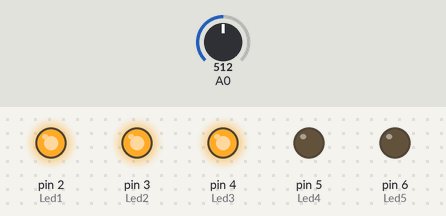
Bench run of a sketch on a simulated Arduino Uno, built with avr-gcc and run on an emulated ATmega328P. Parts: output pins drawn as LEDs (lit = HIGH). The inputs (shaded band) are chosen by the test bench; at power-on: A0 = 512. What the sketch prints to the serial monitor is not drawn.

Above: at 1.2 s.
1.3 s: A0 set to 0
At 1.9 s:
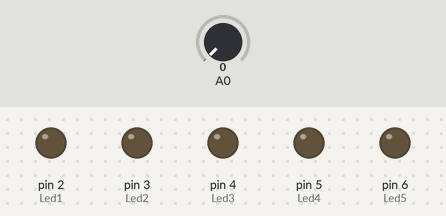
2.8 s: A0 set to 160
At 3.1 s:
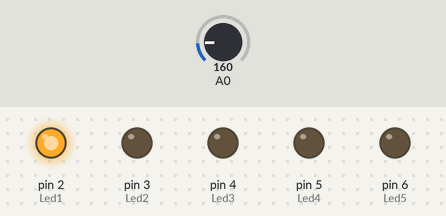
4.3 s: A0 set to 306
At 5.3 s:
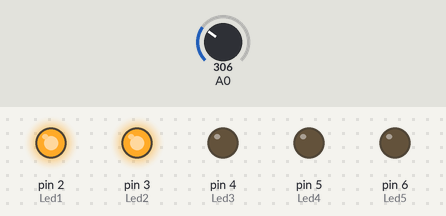
5.8 s: A0 set to 610
At 6.4 s:
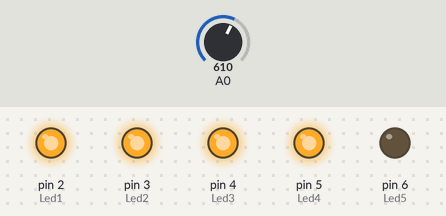
7.3 s: A0 set to 900
At 8.5 s:
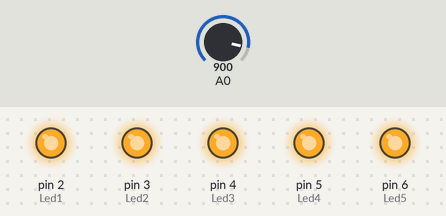
8.8 s: A0 set to 740
At 9.7 s:
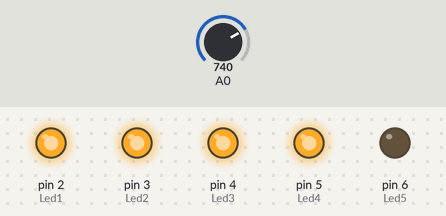
Timing chart, 0 to 11.8 s (numbered marks = the images above; inputs shaded):
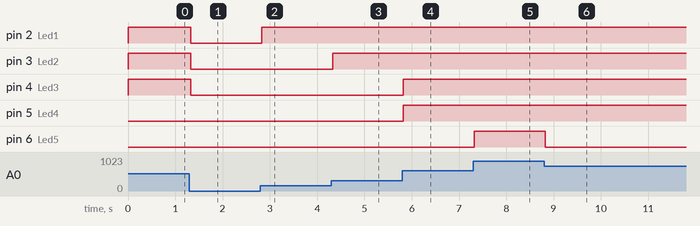

Measured:
- after the input at 1.3 s, pin 2 (Led1), pin 3 (Led2), pin 4 (Led3): HIGH → LOW at once
- after the input at 2.8 s, pin 2 (Led1): LOW → HIGH at once
- after the input at 4.3 s, pin 3 (Led2): LOW → HIGH at once
- after the input at 5.8 s, pin 4 (Led3), pin 5 (Led4): LOW → HIGH at once
- after the input at 7.3 s, pin 6 (Led5): LOW → HIGH at once
- after the input at 8.8 s, pin 6 (Led5): HIGH → LOW at once

The sketch:

Practica_3.3.ino
```cpp
long valor;
int Led1 =2;
int Led2 =3;
int Led3 =4;
int Led4 =5;
int Led5 =6;
void setup() {
 Serial.begin(9600);
Serial.println("Inicio de codigo - valores del potenciometro");

pinMode(Led1,OUTPUT);
pinMode(Led2,OUTPUT);
pinMode(Led3,OUTPUT);
pinMode(Led4,OUTPUT);
pinMode(Led5,OUTPUT);
}

void loop() {
  valor = analogRead(A0);
  Serial.print("El valor es= ");
  Serial.print(valor);

  if(valor >= 0 && valor <=150)
  {
    digitalWrite(Led1,LOW);
    digitalWrite(Led2,LOW);
    digitalWrite(Led3,LOW);
    digitalWrite(Led4,LOW);
    digitalWrite(Led5,LOW);
  }
   if(valor >= 150 && valor <=300)
  {
    digitalWrite(Led1,HIGH);
    digitalWrite(Led2,LOW);
    digitalWrite(Led3,LOW);
    digitalWrite(Led4,LOW);
    digitalWrite(Led5,LOW);
  }
   if(valor >= 300 && valor <=450)
  {
    digitalWrite(Led1,HIGH);
    digitalWrite(Led2,HIGH);
    digitalWrite(Led3,LOW);
    digitalWrite(Led4,LOW);
    digitalWrite(Led5,LOW);
  }
 if(valor >= 450 && valor <=600)
  {
    digitalWrite(Led1,HIGH);
    digitalWrite(Led2,HIGH);
    digitalWrite(Led3,HIGH);
    digitalWrite(Led4,LOW);
    digitalWrite(Led5,LOW);
  }
 if(valor >= 600 && valor <=750)
  {
    digitalWrite(Led1,HIGH);
    digitalWrite(Led2,HIGH);
    digitalWrite(Led3,HIGH);
    digitalWrite(Led4,HIGH);
    digitalWrite(Led5,LOW);
  }
 if(valor >= 750 && valor <=900)
  {
    digitalWrite(Led1,HIGH);
    digitalWrite(Led2,HIGH);
    digitalWrite(Led3,HIGH);
    digitalWrite(Led4,HIGH);
    digitalWrite(Led5,HIGH);
  }
}
```
